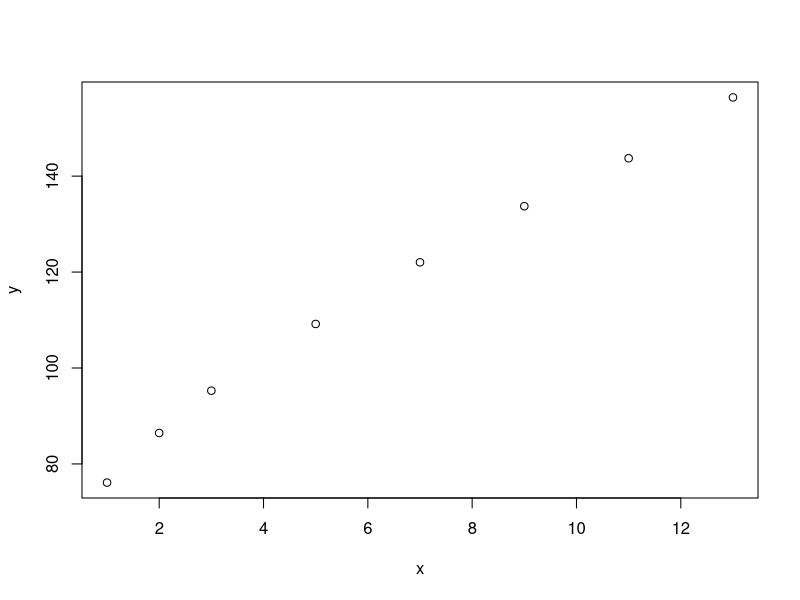
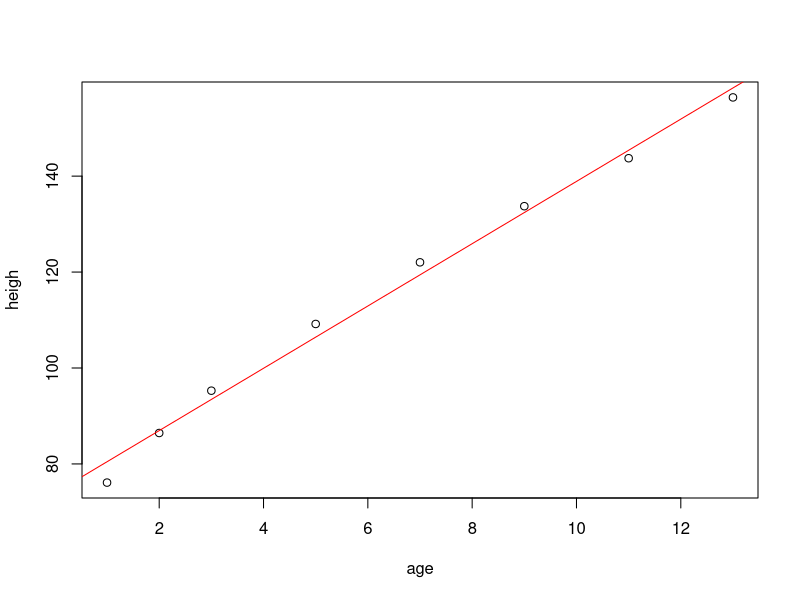

R code for these plots, in order:
# Initial Data
age = c(1, 2, 3, 5, 7, 9, 11, 13)
print(age)

heigh = c(76.11, 86.45, 95.27, 109.18, 122.03, 133.73, 143.73, 156.41)
print(heigh)

data = data.frame(age, heigh)
print(data)

x = data$age
print(x)

y = data$heigh
print(y)

plot(x, y)

plot(data)

# Linear Methods
rl = lm(y~x)
print(rl)
print(summary(rl))

abline(rl, col="red")
